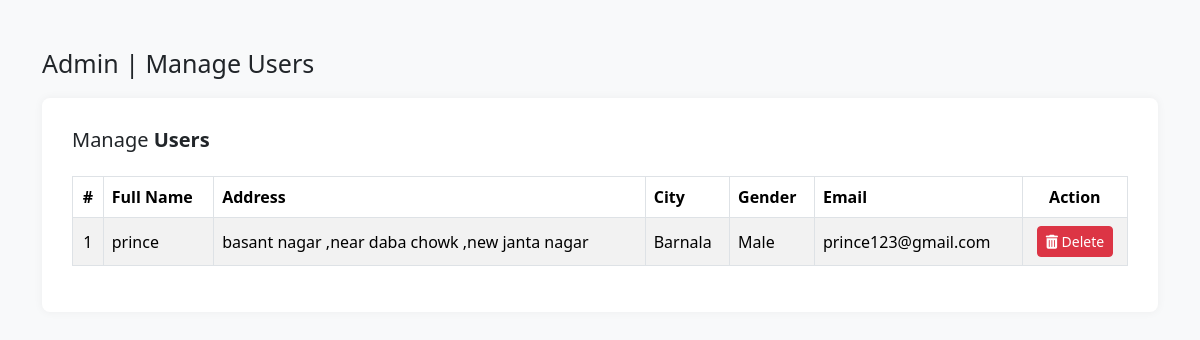
Page /admin/manage_users.php on the committed database.
### tables this page shows
CREATE TABLE `users` (
  `id` int(11) NOT NULL,
  `name` varchar(100) NOT NULL,
  `address` varchar(255) NOT NULL,
  `city` text DEFAULT NULL,
  `gender` varchar(100) DEFAULT NULL,
  `email` varchar(255) DEFAULT NULL,
  `password` varchar(100) DEFAULT NULL
);

### admin/manage_users.php (the view, shortened to what this page needs)
<?php
$select_query = "SELECT * FROM users";
$execute_query = mysqli_query($conn, $select_query);
?>
<!DOCTYPE html>
<html lang="en">
<head>
    <link href="https://cdn.jsdelivr.net/npm/bootstrap@5.3.7/dist/css/bootstrap.min.css" rel="stylesheet">
    <link href="https://cdnjs.cloudflare.com/ajax/libs/font-awesome/6.4.0/css/all.min.css" rel="stylesheet">
</head>
<body>
<div class="container mt-5">
    <section id="page-title">
        <div class="row">
            <div class="col-sm-8">
                <h1 class="mainTitle">Admin | Manage Users</h1>
            </div>
        </div>
    </section>
    <div class="container-fullw">
        <h5 class="mb-4">Manage <strong>Users</strong></h5>
        <table class="table table-striped table-bordered">
            <thead>
                <tr>
                    <th class="text-center">#</th>
                    <th>Full Name</th>
                    <th>Address</th>
                    <th>City</th>
                    <th>Gender</th>
                    <th>Email</th>
                    <th class="text-center">Action</th>
                </tr>
            </thead>
            <tbody>
                <?php
                $cnt = 1;
                while ($row = mysqli_fetch_assoc($execute_query)) {
                ?>
                <tr>
                    <td class="text-center"><?php echo $cnt; ?></td>
                    <td><?php echo htmlspecialchars($row['name']); ?></td>
                    <td><?php echo htmlspecialchars($row['address']); ?></td>
                    <td><?php echo htmlspecialchars($row['city']); ?></td>
                    <td><?php echo htmlspecialchars($row['gender']); ?></td>
                    <td><?php echo htmlspecialchars($row['email']); ?></td>
                    <td class="text-center">
                        <a href="manage_users.php?id=<?php echo $row['id']; ?>&del=delete"
                           onclick="return confirm('Are you sure you want to delete this user?')"
                           class="btn btn-sm btn-danger"
                           title="Delete User">
                            <i class="fa fa-trash-alt"></i> Delete
                        </a>
                    </td>
                </tr>
                <?php
                $cnt++;
                }
                ?>
            </tbody>
        </table>
    </div>
</div>
</body>
</html>

### admin/manage_users.php (style rules this page uses)
body { background-color: #f8f9fa; }
.mainTitle { font-size: 25px; margin-bottom: 20px; }
.table th, .table td { vertical-align: middle; }
.container-fullw { padding: 30px; background: #fff; border-radius: 8px; box-shadow: 0 0 10px rgba(0,0,0,0.05); }

### rows in the picture
users: name "prince", address "basant nagar ,near daba chowk ,new janta nagar", city "Barnala", gender "Male", email "prince123@gmail.com"
